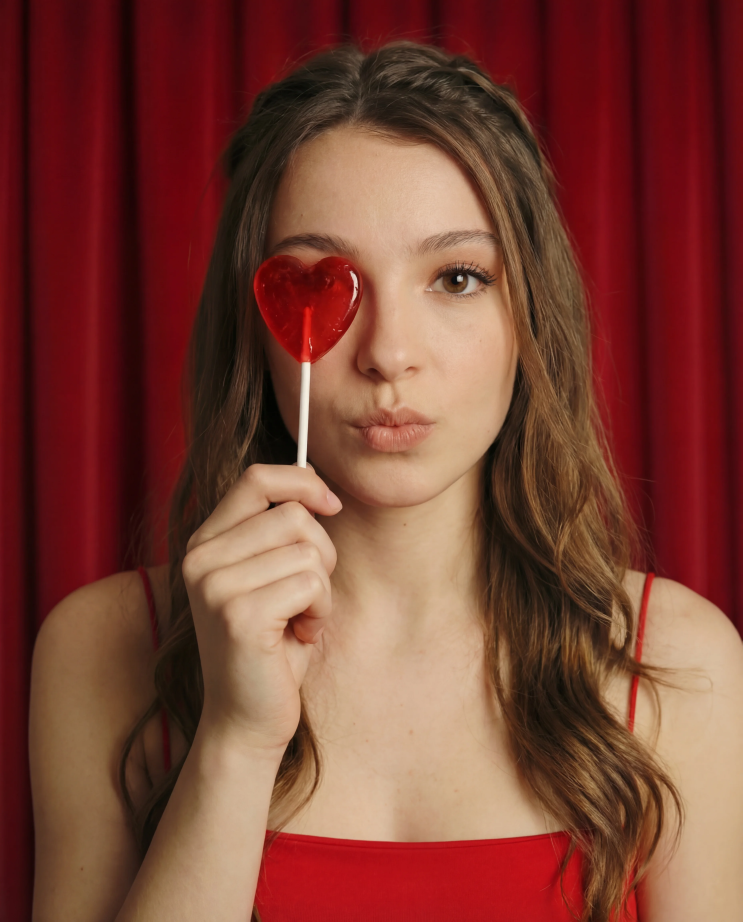
#> input picture frontend/out/images/about.webp, 3712 x 4608 px (shown at 1/5 size); its folder holds only this picture in this run
$ python optimize_images.py
#> lines starting #> are read from the running program, lines starting #| are printed output that depends on the picture
#> in process_image, img is the input picture: PIL image 3712x4608 RGB; mean R, G, B 122.3, 65.5, 52.8
#!/usr/bin/env python3
"""
Optimiza y convierte todas las imágenes del portfolio a WebP.

- Hero:      1200×960  (5:4 horizontal) — se mantiene más ancho
- About:     800×800   (1:1 cuadrado, se mostrará en círculo con CSS)
- Portfolio: 800×1200  (2:3 vertical) — match con aspect ratio de las fotos originales

Uso:
    python3 scripts/optimize_images.py

Requiere: Pillow  (pip install Pillow)
"""

from pathlib import Path
from PIL import Image, ImageOps
import sys

# ─── Configuración ────────────────────────────────────────────
SRC_DIR  = Path(__file__).parent.parent / "frontend" / "public" / "images"
OUT_DIR  = SRC_DIR  # Sobreescribir en el mismo lugar
QUALITY  = 82       # 82 = excelente calidad, ~60% menos peso que original

TARGETS = {
    "hero":        (1200, 960),   # 5:4 horizontal
    "about":       (800,  800),   # 1:1 cuadrado
    "portafolio":  (800,  1200),  # 2:3 vertical (para portafolio-1 al 8)
}

# Extensiones de entrada aceptadas
EXTS = {".jpg", ".jpeg", ".png", ".webp", ".tiff", ".bmp"}

# ─── Mapeo de archivos de entrada a nombre de salida ─────────
# Si hay typo en el nombre original (protafolio-5) también se maneja
FILE_MAP = {
    # nombre_base_entrada → (nombre_salida_sin_ext, tipo)
    "hero":          ("hero",         "hero"),
    "about":         ("about",        "about"),
    "portafolio-1":  ("portafolio-1", "portafolio"),
    "portafolio-2":  ("portafolio-2", "portafolio"),
    "portafolio-3":  ("portafolio-3", "portafolio"),
    "portafolio-4":  ("portafolio-4", "portafolio"),
    "portafolio-5":  ("portafolio-5", "portafolio"),
    "protafolio-5":  ("portafolio-5", "portafolio"),  # typo → nombre correcto
    "portafolio-6":  ("portafolio-6", "portafolio"),
    "portafolio-7":  ("portafolio-7", "portafolio"),
    "portafolio-8":  ("portafolio-8", "portafolio"),
}

def smart_crop(img: Image.Image, target_w: int, target_h: int) -> Image.Image:
    """Redimensiona y recorta centrado inteligentemente (sin deformar)."""
#> called with target_w = 800, target_h = 800
    img = ImageOps.exif_transpose(img)  # Corregir orientación EXIF
    orig_w, orig_h = img.size
#> orig_w = 3712; orig_h = 4608
    target_ratio   = target_w / target_h
    orig_ratio     = orig_w  / orig_h
#> orig_ratio = 0.806

    if orig_ratio > target_ratio:
        # Original más ancho → ajustar por alto, recortar lados
        new_h = target_h
        new_w = int(orig_w * (target_h / orig_h))
    else:
        # Original más alto → ajustar por ancho, recortar arriba/abajo
        new_w = target_w
        new_h = int(orig_h * (target_w / orig_w))
#> new_h = 993

    img = img.resize((new_w, new_h), Image.LANCZOS)
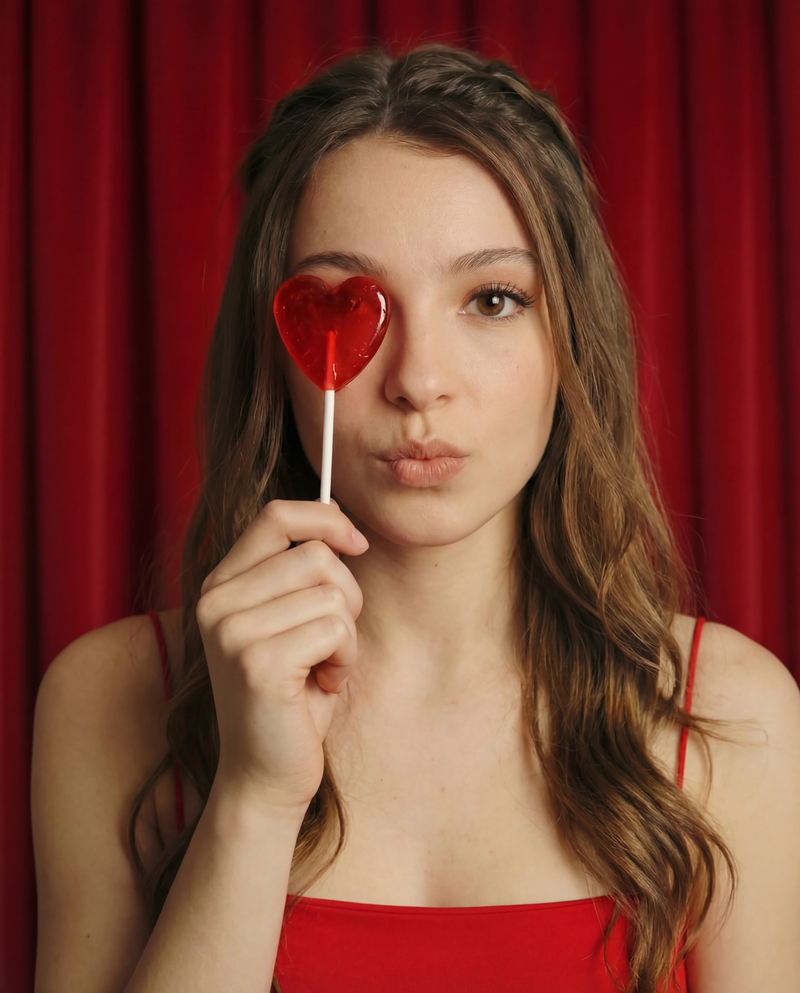
#> img: PIL image 800x993 RGB; mean R, G, B 122.3, 65.5, 52.8

    # Recorte centrado
    left = (new_w - target_w) // 2
    top  = (new_h - target_h) // 2
#> top = 96
    img  = img.crop((left, top, left + target_w, top + target_h))
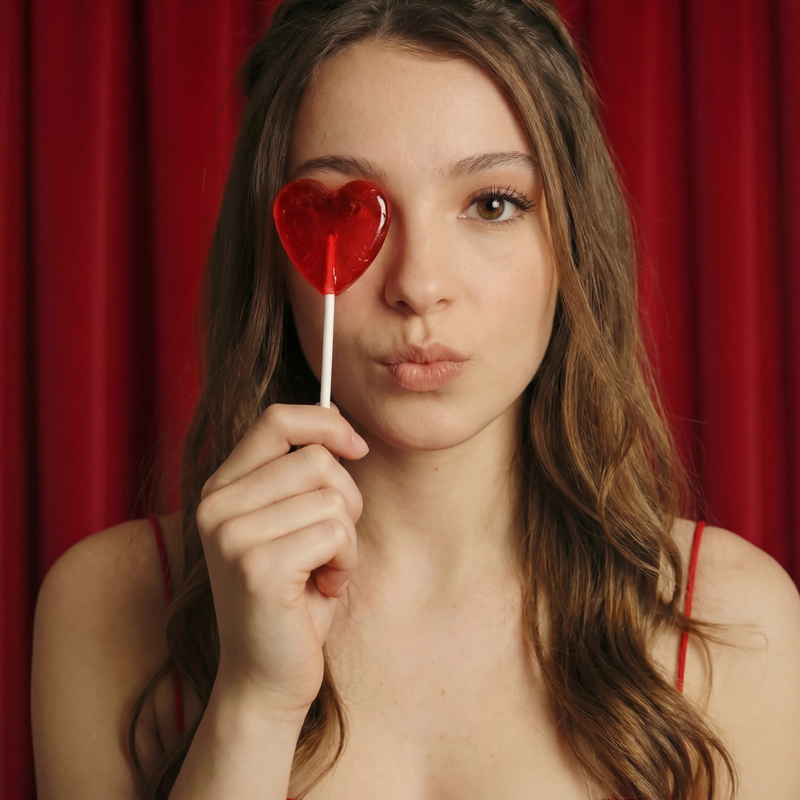
#> img: PIL image 800x800 RGB; mean R, G, B 123.2, 71.6, 56.9
    return img

def process_image(src: Path, out_name: str, kind: str) -> None:
    target_w, target_h = TARGETS[kind]
    out_path = OUT_DIR / f"{out_name}.webp"

    with Image.open(src) as img:
        if img.mode in ("RGBA", "P"):
            img = img.convert("RGB")

        orig_size = src.stat().st_size

        processed = smart_crop(img, target_w, target_h)
        processed.save(out_path, "WEBP", quality=QUALITY, method=6)

#> (the run stopped early here; a loop or call above may not have finished)
